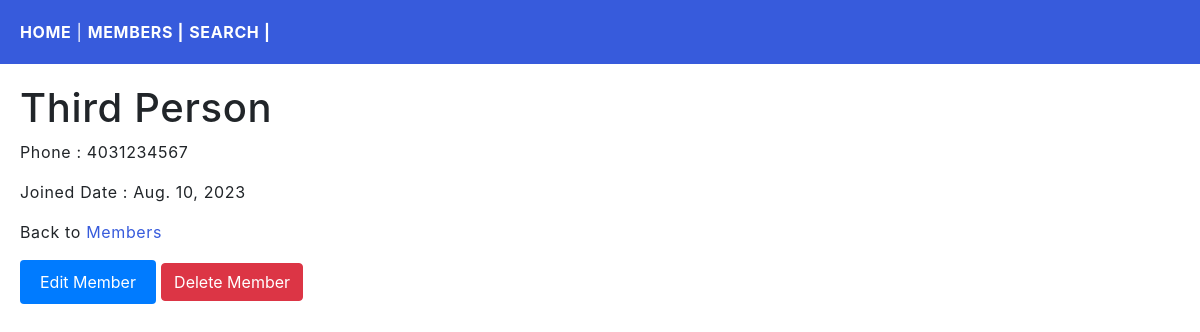
Screenshot of /members/details/3 with the database file from the repository.
### members/models.py (models this page shows, shortened)
class Member(models.Model):
    firstName = models.CharField(max_length=255)
    lastName = models.CharField(max_length=255)
    phone = models.IntegerField(null= True, blank=True)
    join_date = models.DateField(null=True, blank=True)

### members/views.py (the view)
# urls.py: path('members/details/<int:id>', views.details, name='details'),
def details(request, id):
    template = loader.get_template('details.html')
    member = Member.objects.get(id = id)
    context = {
        'member': member,
    }
    return HttpResponse(template.render(context, request))

### members/templates/details.html (shortened to what this page needs)
    {% extends 'master.html' %}
    {% block content %}
    <div class="myCards">
        <h1>{{member.firstName}} {{member.lastName}} </h1>
        <p>Phone : {{member.phone}}</p>
        <p>Joined Date : {{member.join_date}}</p>
        <p>Back to <a href="/members">Members</a></p>
        <form method="post" action="{% url 'edit_member' member.id %}">
            <button type="submit" class="btn btn-primary">Edit Member</button>
            <button type="button" class="btn btn-danger" onclick="location.href='{% url 'delete_member' member.id %}'">Delete Member</button>
        </form>
    </div>
    {%endblock%}

### myStaticFiles/mystyles.css (style rules this page uses)
body { margin: 0; font: 600 18px 'Source Sans Pro', sans-serif; letter-spacing: 0.64px; color: #585d74; justify-content: center; }
a:link, a:visited { color: #375BDC; }
.myCards { margin: 10px; padding: 10px; }

### members/static/css/form.css (style rules this page uses)
.btn-primary { background-color: #007bff; color: #fff; padding: 10px 20px; border: none; border-radius: 4px; cursor: pointer; }

### rows the page displays
Member: firstName "Third", lastName "Person", phone "4031234567", join_date "Aug. 10, 2023"
